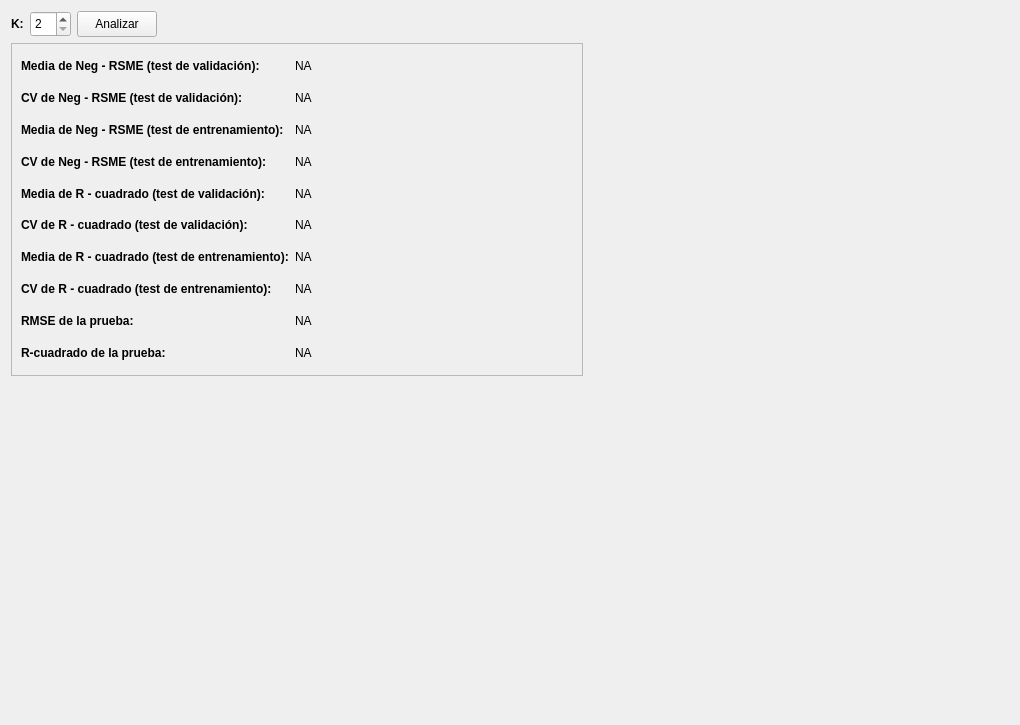
<?xml version="1.0" encoding="UTF-8"?>
<ui version="4.0">
 <class>WidgetValidationKold</class>
 <widget class="QWidget" name="WidgetValidationKold">
  <property name="geometry">
   <rect>
    <x>0</x>
    <y>0</y>
    <width>1020</width>
    <height>725</height>
   </rect>
  </property>
  <property name="windowTitle">
   <string>Form</string>
  </property>
  <layout class="QGridLayout" name="gridLayout_2">
   <item row="0" column="0">
    <widget class="QLabel" name="label">
     <property name="sizePolicy">
      <sizepolicy hsizetype="Maximum" vsizetype="Maximum">
       <horstretch>0</horstretch>
       <verstretch>0</verstretch>
      </sizepolicy>
     </property>
     <property name="minimumSize">
      <size>
       <width>0</width>
       <height>26</height>
      </size>
     </property>
     <property name="maximumSize">
      <size>
       <width>16777215</width>
       <height>26</height>
      </size>
     </property>
     <property name="font">
      <font>
       <weight>75</weight>
       <bold>true</bold>
      </font>
     </property>
     <property name="text">
      <string>K:</string>
     </property>
    </widget>
   </item>
   <item row="0" column="1">
    <widget class="QSpinBox" name="sBK">
     <property name="sizePolicy">
      <sizepolicy hsizetype="Maximum" vsizetype="Maximum">
       <horstretch>0</horstretch>
       <verstretch>0</verstretch>
      </sizepolicy>
     </property>
     <property name="minimumSize">
      <size>
       <width>0</width>
       <height>26</height>
      </size>
     </property>
     <property name="maximumSize">
      <size>
       <width>16777215</width>
       <height>26</height>
      </size>
     </property>
     <property name="minimum">
      <number>2</number>
     </property>
     <property name="maximum">
      <number>15</number>
     </property>
    </widget>
   </item>
   <item row="0" column="2">
    <widget class="QPushButton" name="pBAnalizar">
     <property name="sizePolicy">
      <sizepolicy hsizetype="Maximum" vsizetype="Maximum">
       <horstretch>0</horstretch>
       <verstretch>0</verstretch>
      </sizepolicy>
     </property>
     <property name="minimumSize">
      <size>
       <width>0</width>
       <height>26</height>
      </size>
     </property>
     <property name="maximumSize">
      <size>
       <width>16777215</width>
       <height>26</height>
      </size>
     </property>
     <property name="text">
      <string>Analizar</string>
     </property>
    </widget>
   </item>
   <item row="0" column="3" colspan="2">
    <spacer name="horizontalSpacer">
     <property name="orientation">
      <enum>Qt::Horizontal</enum>
     </property>
     <property name="sizeType">
      <enum>QSizePolicy::Minimum</enum>
     </property>
     <property name="sizeHint" stdset="0">
      <size>
       <width>840</width>
       <height>26</height>
      </size>
     </property>
    </spacer>
   </item>
   <item row="1" column="0" colspan="4">
    <widget class="QFrame" name="frameResult">
     <property name="sizePolicy">
      <sizepolicy hsizetype="Minimum" vsizetype="Minimum">
       <horstretch>0</horstretch>
       <verstretch>0</verstretch>
      </sizepolicy>
     </property>
     <property name="frameShape">
      <enum>QFrame::StyledPanel</enum>
     </property>
     <property name="frameShadow">
      <enum>QFrame::Raised</enum>
     </property>
     <layout class="QGridLayout" name="gridLayout">
      <item row="0" column="0">
       <widget class="QLabel" name="label_2">
        <property name="sizePolicy">
         <sizepolicy hsizetype="Maximum" vsizetype="Preferred">
          <horstretch>0</horstretch>
          <verstretch>0</verstretch>
         </sizepolicy>
        </property>
        <property name="font">
         <font>
          <weight>75</weight>
          <bold>true</bold>
         </font>
        </property>
        <property name="text">
         <string>Media de Neg - RSME (test de validación):</string>
        </property>
       </widget>
      </item>
      <item row="0" column="1">
       <widget class="QLabel" name="lOMediaNegRSMETV">
        <property name="sizePolicy">
         <sizepolicy hsizetype="Minimum" vsizetype="Preferred">
          <horstretch>0</horstretch>
          <verstretch>0</verstretch>
         </sizepolicy>
        </property>
        <property name="font">
         <font>
          <weight>50</weight>
          <bold>false</bold>
         </font>
        </property>
        <property name="text">
         <string>NA</string>
        </property>
       </widget>
      </item>
      <item row="1" column="0">
       <widget class="QLabel" name="label_3">
        <property name="sizePolicy">
         <sizepolicy hsizetype="Maximum" vsizetype="Preferred">
          <horstretch>0</horstretch>
          <verstretch>0</verstretch>
         </sizepolicy>
        </property>
        <property name="font">
         <font>
          <weight>75</weight>
          <bold>true</bold>
         </font>
        </property>
        <property name="text">
         <string>CV de Neg - RSME (test de validación):</string>
        </property>
       </widget>
      </item>
      <item row="1" column="1">
       <widget class="QLabel" name="lOCVNegRSMETV">
        <property name="sizePolicy">
         <sizepolicy hsizetype="Minimum" vsizetype="Preferred">
          <horstretch>0</horstretch>
          <verstretch>0</verstretch>
         </sizepolicy>
        </property>
        <property name="font">
         <font>
          <weight>50</weight>
          <bold>false</bold>
         </font>
        </property>
        <property name="text">
         <string>NA</string>
        </property>
       </widget>
      </item>
      <item row="2" column="0">
       <widget class="QLabel" name="label_4">
        <property name="sizePolicy">
         <sizepolicy hsizetype="Maximum" vsizetype="Preferred">
          <horstretch>0</horstretch>
          <verstretch>0</verstretch>
         </sizepolicy>
        </property>
        <property name="font">
         <font>
          <weight>75</weight>
          <bold>true</bold>
         </font>
        </property>
        <property name="text">
         <string>Media de Neg - RSME (test de entrenamiento):</string>
        </property>
       </widget>
      </item>
      <item row="2" column="1">
       <widget class="QLabel" name="lOMediaNegRSMETE">
        <property name="sizePolicy">
         <sizepolicy hsizetype="Minimum" vsizetype="Preferred">
          <horstretch>0</horstretch>
          <verstretch>0</verstretch>
         </sizepolicy>
        </property>
        <property name="font">
         <font>
          <weight>50</weight>
          <bold>false</bold>
         </font>
        </property>
        <property name="text">
         <string>NA</string>
        </property>
       </widget>
      </item>
      <item row="3" column="0">
       <widget class="QLabel" name="label_5">
        <property name="sizePolicy">
         <sizepolicy hsizetype="Maximum" vsizetype="Preferred">
          <horstretch>0</horstretch>
          <verstretch>0</verstretch>
         </sizepolicy>
        </property>
        <property name="font">
         <font>
          <weight>75</weight>
          <bold>true</bold>
         </font>
        </property>
        <property name="text">
         <string>CV de Neg - RSME (test de entrenamiento):</string>
        </property>
       </widget>
      </item>
      <item row="3" column="1">
       <widget class="QLabel" name="lOCVNegRSMETE">
        <property name="sizePolicy">
         <sizepolicy hsizetype="Minimum" vsizetype="Preferred">
          <horstretch>0</horstretch>
          <verstretch>0</verstretch>
         </sizepolicy>
        </property>
        <property name="font">
         <font>
          <weight>50</weight>
          <bold>false</bold>
         </font>
        </property>
        <property name="text">
         <string>NA</string>
        </property>
       </widget>
      </item>
      <item row="4" column="0">
       <widget class="QLabel" name="label_6">
        <property name="sizePolicy">
         <sizepolicy hsizetype="Maximum" vsizetype="Preferred">
          <horstretch>0</horstretch>
          <verstretch>0</verstretch>
         </sizepolicy>
        </property>
        <property name="font">
         <font>
          <weight>75</weight>
          <bold>true</bold>
         </font>
        </property>
        <property name="text">
         <string>Media de R - cuadrado (test de validación):</string>
        </property>
       </widget>
      </item>
      <item row="4" column="1">
       <widget class="QLabel" name="lOMediaRSquareTV">
        <property name="sizePolicy">
         <sizepolicy hsizetype="Minimum" vsizetype="Preferred">
          <horstretch>0</horstretch>
          <verstretch>0</verstretch>
         </sizepolicy>
        </property>
        <property name="font">
         <font>
          <weight>50</weight>
          <bold>false</bold>
         </font>
        </property>
        <property name="text">
         <string>NA</string>
        </property>
       </widget>
      </item>
      <item row="5" column="0">
       <widget class="QLabel" name="label_7">
        <property name="sizePolicy">
         <sizepolicy hsizetype="Maximum" vsizetype="Preferred">
          <horstretch>0</horstretch>
          <verstretch>0</verstretch>
         </sizepolicy>
        </property>
        <property name="font">
         <font>
          <weight>75</weight>
          <bold>true</bold>
         </font>
        </property>
        <property name="text">
         <string>CV de R - cuadrado (test de validación):</string>
        </property>
       </widget>
      </item>
      <item row="5" column="1">
       <widget class="QLabel" name="lOCVRSquareTV">
        <property name="sizePolicy">
         <sizepolicy hsizetype="Minimum" vsizetype="Preferred">
          <horstretch>0</horstretch>
          <verstretch>0</verstretch>
         </sizepolicy>
        </property>
        <property name="font">
         <font>
          <weight>50</weight>
          <bold>false</bold>
         </font>
        </property>
        <property name="text">
         <string>NA</string>
        </property>
       </widget>
      </item>
      <item row="6" column="0">
       <widget class="QLabel" name="label_8">
        <property name="sizePolicy">
         <sizepolicy hsizetype="Maximum" vsizetype="Preferred">
          <horstretch>0</horstretch>
          <verstretch>0</verstretch>
         </sizepolicy>
        </property>
        <property name="font">
         <font>
          <weight>75</weight>
          <bold>true</bold>
         </font>
        </property>
        <property name="text">
         <string>Media de R - cuadrado (test de entrenamiento):</string>
        </property>
       </widget>
      </item>
      <item row="6" column="1">
       <widget class="QLabel" name="lOMediaRSquareTE">
        <property name="sizePolicy">
         <sizepolicy hsizetype="Minimum" vsizetype="Preferred">
          <horstretch>0</horstretch>
          <verstretch>0</verstretch>
         </sizepolicy>
        </property>
        <property name="font">
         <font>
          <weight>50</weight>
          <bold>false</bold>
         </font>
        </property>
        <property name="text">
         <string>NA</string>
        </property>
       </widget>
      </item>
      <item row="7" column="0">
       <widget class="QLabel" name="label_9">
        <property name="sizePolicy">
         <sizepolicy hsizetype="Maximum" vsizetype="Preferred">
          <horstretch>0</horstretch>
          <verstretch>0</verstretch>
         </sizepolicy>
        </property>
        <property name="font">
         <font>
          <weight>75</weight>
          <bold>true</bold>
         </font>
        </property>
        <property name="text">
         <string>CV de R - cuadrado (test de entrenamiento):</string>
        </property>
       </widget>
      </item>
      <item row="7" column="1">
       <widget class="QLabel" name="lOCVRSquareTE">
        <property name="sizePolicy">
         <sizepolicy hsizetype="Minimum" vsizetype="Preferred">
          <horstretch>0</horstretch>
          <verstretch>0</verstretch>
         </sizepolicy>
        </property>
        <property name="font">
         <font>
          <weight>50</weight>
          <bold>false</bold>
         </font>
        </property>
        <property name="text">
         <string>NA</string>
        </property>
       </widget>
      </item>
      <item row="8" column="0">
       <widget class="QLabel" name="label_10">
        <property name="sizePolicy">
         <sizepolicy hsizetype="Maximum" vsizetype="Preferred">
          <horstretch>0</horstretch>
          <verstretch>0</verstretch>
         </sizepolicy>
        </property>
        <property name="font">
         <font>
          <weight>75</weight>
          <bold>true</bold>
         </font>
        </property>
        <property name="text">
         <string>RMSE de la prueba:</string>
        </property>
       </widget>
      </item>
      <item row="8" column="1">
       <widget class="QLabel" name="lORMSETest">
        <property name="sizePolicy">
         <sizepolicy hsizetype="Minimum" vsizetype="Preferred">
          <horstretch>0</horstretch>
          <verstretch>0</verstretch>
         </sizepolicy>
        </property>
        <property name="font">
         <font>
          <weight>50</weight>
          <bold>false</bold>
         </font>
        </property>
        <property name="text">
         <string>NA</string>
        </property>
       </widget>
      </item>
      <item row="9" column="0">
       <widget class="QLabel" name="label_11">
        <property name="sizePolicy">
         <sizepolicy hsizetype="Maximum" vsizetype="Preferred">
          <horstretch>0</horstretch>
          <verstretch>0</verstretch>
         </sizepolicy>
        </property>
        <property name="font">
         <font>
          <weight>75</weight>
          <bold>true</bold>
         </font>
        </property>
        <property name="text">
         <string>R-cuadrado de la prueba:</string>
        </property>
       </widget>
      </item>
      <item row="9" column="1">
       <widget class="QLabel" name="lORSquareTest">
        <property name="sizePolicy">
         <sizepolicy hsizetype="Minimum" vsizetype="Preferred">
          <horstretch>0</horstretch>
          <verstretch>0</verstretch>
         </sizepolicy>
        </property>
        <property name="font">
         <font>
          <weight>50</weight>
          <bold>false</bold>
         </font>
        </property>
        <property name="text">
         <string>NA</string>
        </property>
       </widget>
      </item>
     </layout>
    </widget>
   </item>
   <item row="1" column="4">
    <widget class="QWidget" name="widgetChartRSquareKFold" native="true">
     <property name="sizePolicy">
      <sizepolicy hsizetype="Minimum" vsizetype="Minimum">
       <horstretch>0</horstretch>
       <verstretch>0</verstretch>
      </sizepolicy>
     </property>
     <layout class="QVBoxLayout" name="vLayoutChartRSquareKFold"/>
    </widget>
   </item>
   <item row="2" column="0" colspan="4">
    <widget class="QWidget" name="widgetChartValuesPredichosKFold" native="true">
     <property name="sizePolicy">
      <sizepolicy hsizetype="Minimum" vsizetype="Minimum">
       <horstretch>0</horstretch>
       <verstretch>0</verstretch>
      </sizepolicy>
     </property>
     <layout class="QVBoxLayout" name="vLayoutChartValuesPredichosKFold"/>
    </widget>
   </item>
   <item row="2" column="4">
    <widget class="QWidget" name="widgetChartNegRMSEKFold" native="true">
     <property name="sizePolicy">
      <sizepolicy hsizetype="Minimum" vsizetype="Minimum">
       <horstretch>0</horstretch>
       <verstretch>0</verstretch>
      </sizepolicy>
     </property>
     <layout class="QVBoxLayout" name="vLayoutChartNegRMSEKFold"/>
    </widget>
   </item>
  </layout>
 </widget>
 <resources/>
 <connections/>
</ui>
